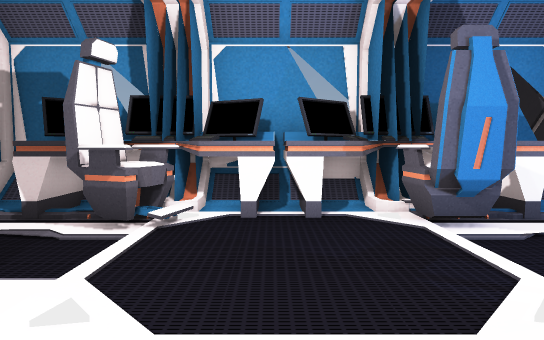
[1] (above)

24 first-person views from a walk through a scene from a Unity 3-D project. The camera is 1.2 m above the floor, tilts 4° down and sees 75° across. The floor is counted in squares, 1 m on a side. Each view is taken from the middle of a square. On the plan, view 1 faces up. The plan holds only what a view shows up to about 14 squares ahead; the rest is blank. The player is left out. Door leaves are left out, so doorways stand open.

[2]
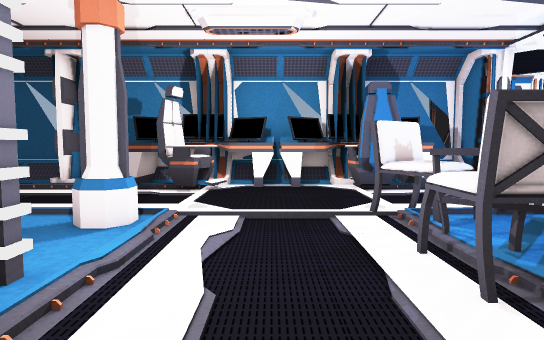

[3]
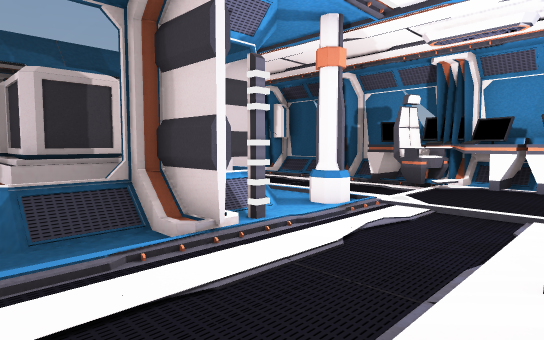

[4]
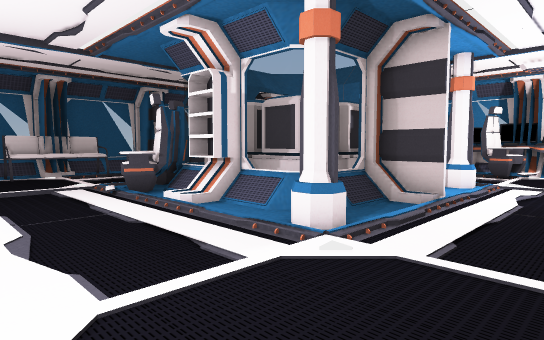

[5]
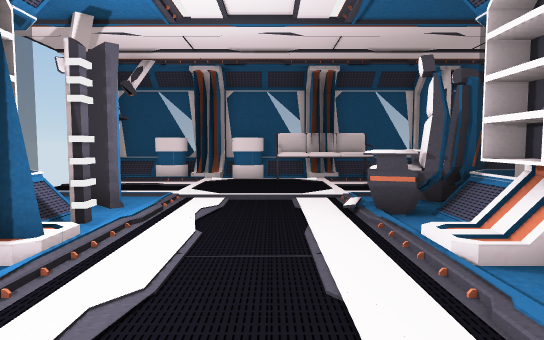

[6]
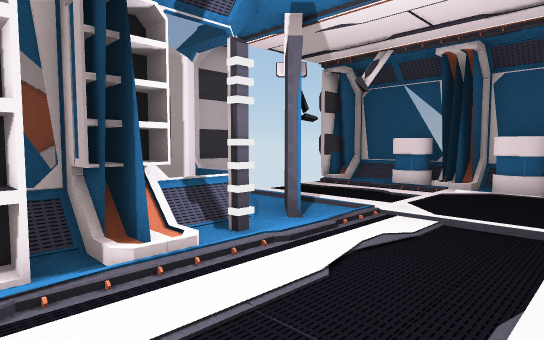

[7]
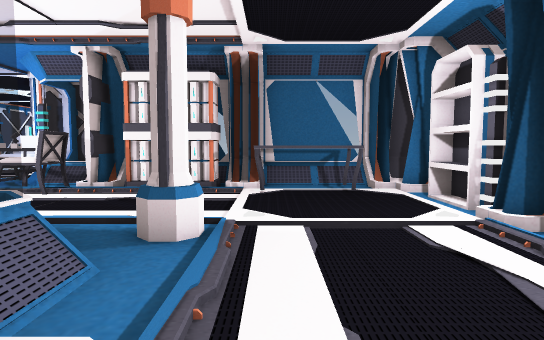

[8]
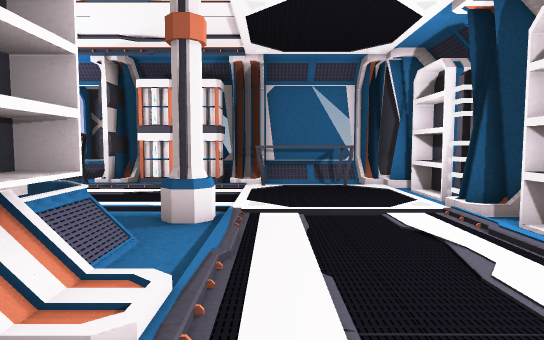

[9]
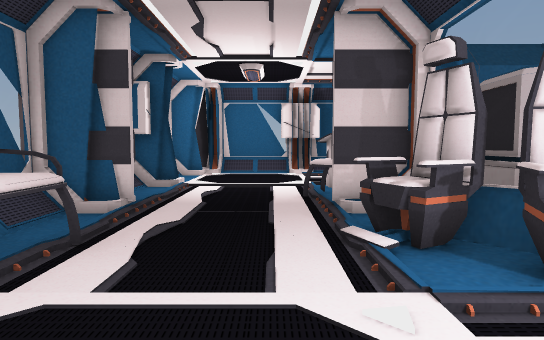

[10]
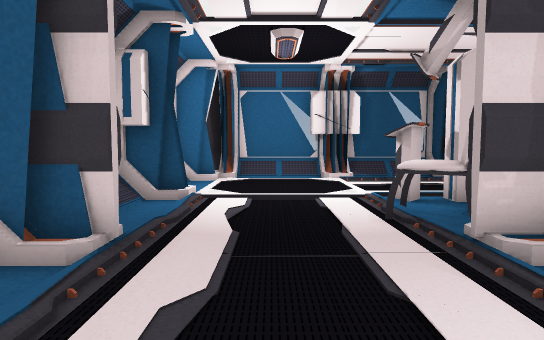

[11]
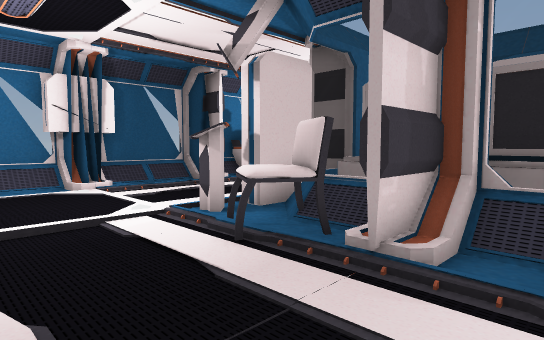

[12]
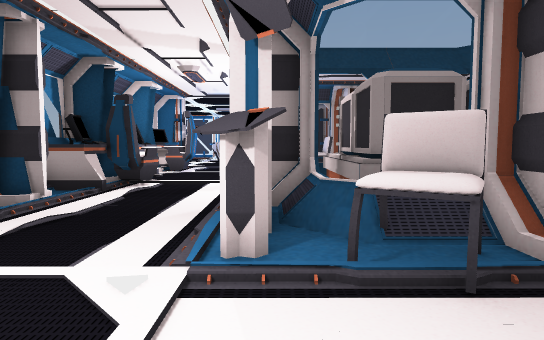

[13]
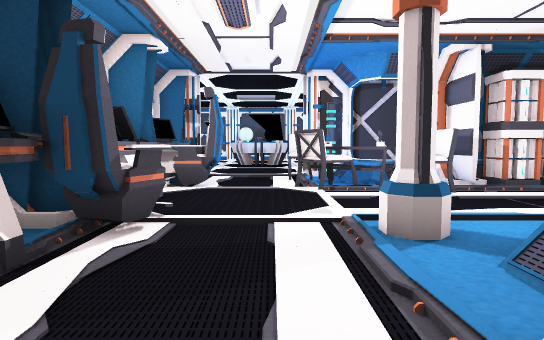

[14]
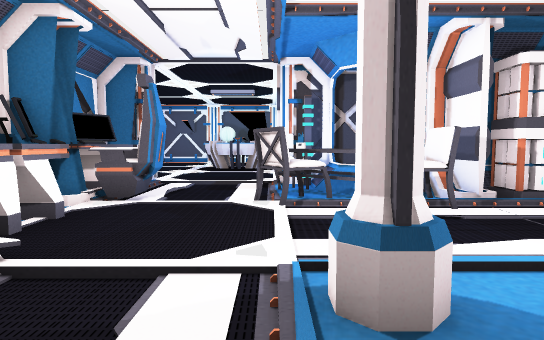

[15]
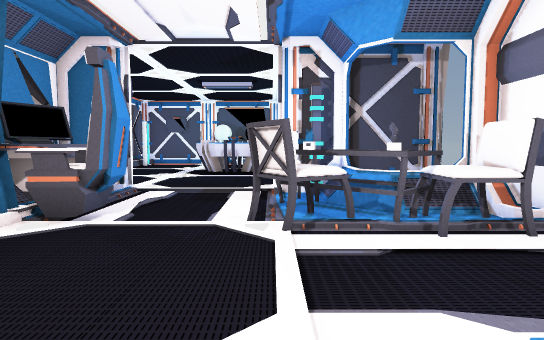

[16]
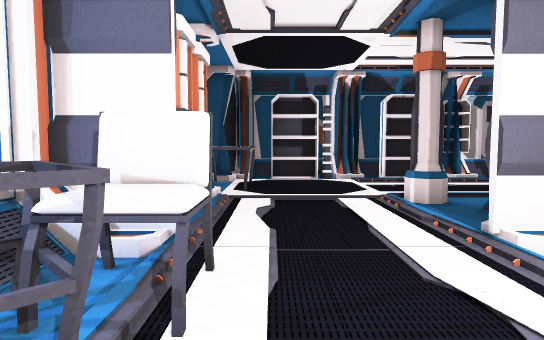

[17]
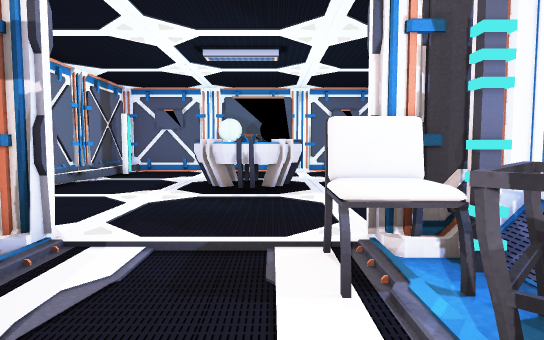

[18]
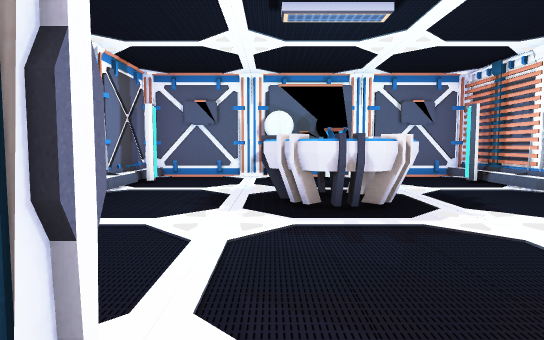

[19]
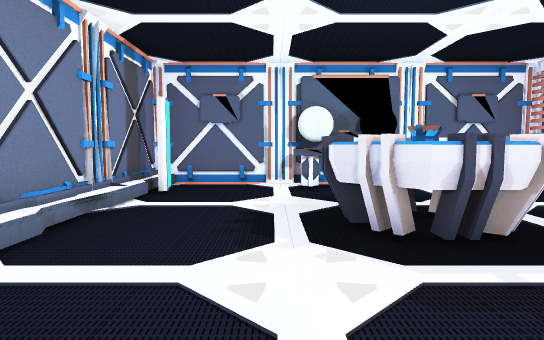

[20]
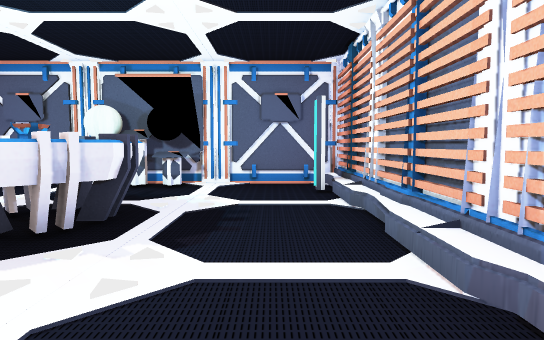

[21]
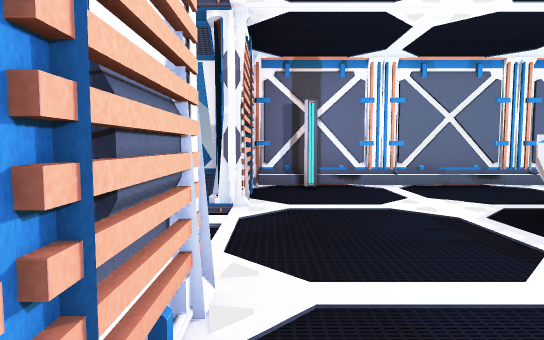

[22]
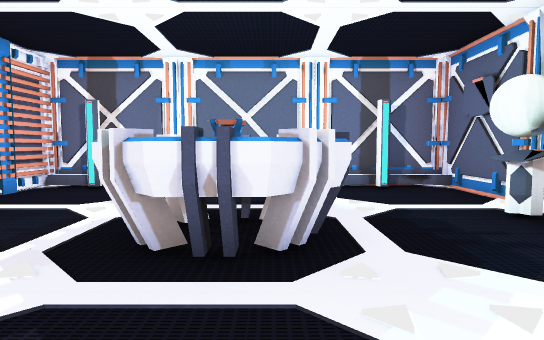

[23]
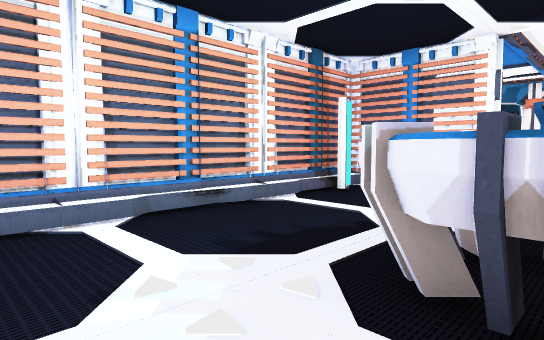

[24]
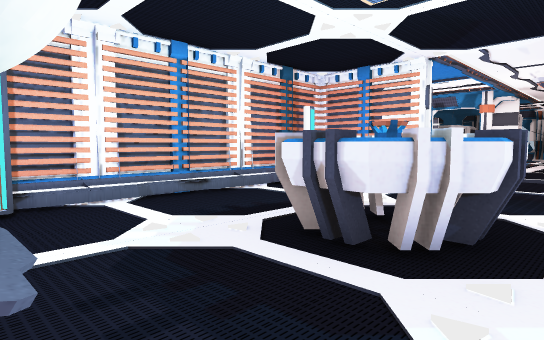

### Floor plan
Key: @ floor where view 1 was taken; # wall or solid block; . main floor; : floor 0.25 m higher than the main floor; / step, stairs or slope; D open door; = window, fence, low wall or low ledge; E desk; C chair; T table; L column; N container; S sofa; H shelf; A console; P projector; O other object.
Columns run from 15 left of view 1 to 18 right of it. Each row starts with its distance up from view 1.
 10                      #############
  9                      #///////////#
  8                      #...........#
  7  ##=###==###EEE#EEEE=#...........#
  6 ##...#...#.EEEEEEEEE.#...........#
  5 =........D..OO/..OO..D.....PP...A#
  4  ........D.......O...D....PPPP..A#
  3  ........D...........D....PPPP..A#
  2 ##....A:.D.:.....CCTCC.....PP....#
  1 =....AAHH#//LL...CCTC#...........#
  0  ....CC### ==..@.CT=##. .........#
 -1  ....CC#NNNN=#...CC# #...........#
 -2 ##DDDD##NNNN##DDDD## #############
 -3 =......=NNNN=.....##
 -4 =....OO#NNNN=....:O
 -5 #S....OO=HH=LL.....=
 -6 #S....OO./..LL....##
 -7 #S...............OO#
 -8 #S...............O #
 -9 #O...............OO#
-10 ##.....:...:......##
-11 #O....OO#HHHH##HH###
-12 #O...:O=##########
-13 =...../=N
-14 ##DDDD##

Where each view was taken, in squares from view 1:
view 1: 0 up, 0 right, facing up
view 2: 4 down, 0 right, facing up
view 3: 5 down, 2 right, facing up-left
view 4: 10 down, 1 right, facing up-left
view 5: 8 down, 2 left, facing left
view 6: 7 down, 4 left, facing down-left
view 7: 7 down, 7 left, facing right
view 8: 7 down, 8 left, facing right
view 9: 9 down, 11 left, facing up
view 10: 6 down, 12 left, facing up
view 11: 4 down, 13 left, facing up-right
view 12: 1 up, 13 left, facing right
view 13: 3 up, 7 left, facing right
view 14: 2 up, 5 left, facing right
view 15: 2 up, 3 left, facing right
view 16: 2 up, 1 right, facing down
view 17: 3 up, 2 right, facing right
view 18: 5 up, 5 right, facing right
view 19: 6 up, 7 right, facing right
view 20: 0 up, 7 right, facing right
view 21: 1 down, 7 right, facing up
view 22: 1 down, 13 right, facing up
view 23: 4 up, 16 right, facing down-left
view 24: 6 up, 17 right, facing down-left
